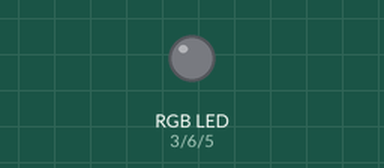
A sketch run on a simulated Arduino Uno, built with avr-gcc and run on an emulated ATmega328P. Shown: an RGB LED mixed from three pins (HIGH = lit). Dim RGB values are drawn brighter than linear.

Above: at 0.1 s.
At 4.1 s:
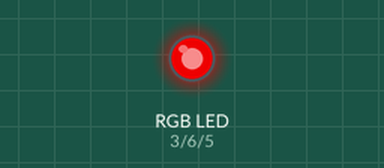
At 9.1 s:
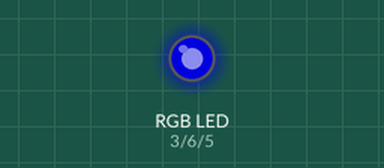
At 19.1 s:
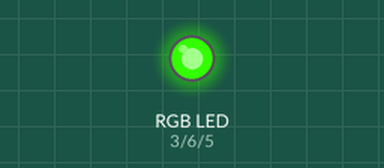
At 27.1 s:
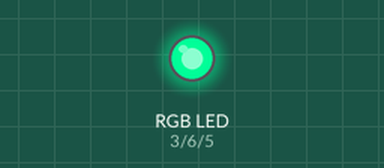
At 35.1 s:
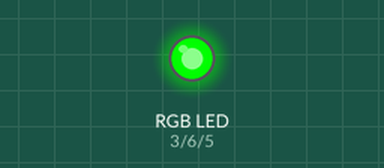
Timing chart, 0 to 40.0 s (numbered marks = the images above):
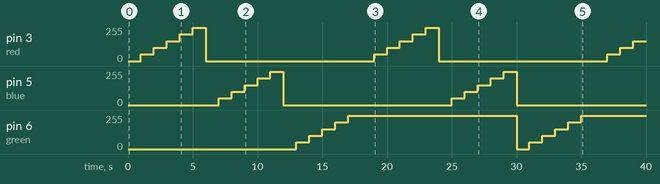

The sketch:

3.0_rgbLED.ino
```cpp
//Arduino class
//3.0_rgbLED
// the setup function runs once when you press reset or power the board
int red=3, blue=5, green=6;
void setup() {
  // initialize digital pin LED_BUILTIN as an output.
  //pinMode(ledpin, OUTPUT); //For PWM no need to specify pinmode
}

// the loop function runs over and over again forever
void loop() {
  int x=0,y=0,z=0;

  //RED led
    while(x<256 ){//loop to gradually increase brightness in steps
      analogWrite(red, x);   //
      delay(500);                       // wait for a second
      analogWrite(red, x);    //
      delay(500);                       // wait for a second
      x=x+50;
    }
    digitalWrite(red, 0);
     //Blue Led
     while(y<256 ){//loop to gradually increase brightness in steps
      analogWrite(blue, y);   //
      delay(500);                       // wait for a second
      analogWrite(blue, y);    //
      delay(500);                       // wait for a second
      y=y+50;
    }

    digitalWrite(blue, 0);// stop blue led

     //Green Led
     y=0;//reset y to zero
     while(y<256 ){//loop to gradually increase brightness in steps
      analogWrite(green, y);   //
      delay(500);                       // wait for a second
      analogWrite(green, y);    //
      delay(500);                       // wait for a second
      y=y+50;
    }
}
```

Measured:
- by itself, pin 3 (red): repeats every 18.0 s: 100/255 1.0 s, 150/255 1.0 s, 200/255 1.0 s, 250/255 1.0 s, 0/255 13.0 s, 50/255 1.0 s
- by itself, pin 5 (blue): ramps from 0/255 to 250/255 and jumps back, once every 18.0 s
- by itself, pin 6 (green): 0/255 → 50/255 at 13.0 s, → 100/255 1.0 s later, → 150/255 1.0 s later, → 200/255 1.0 s later, … (11 changes in this stretch)
